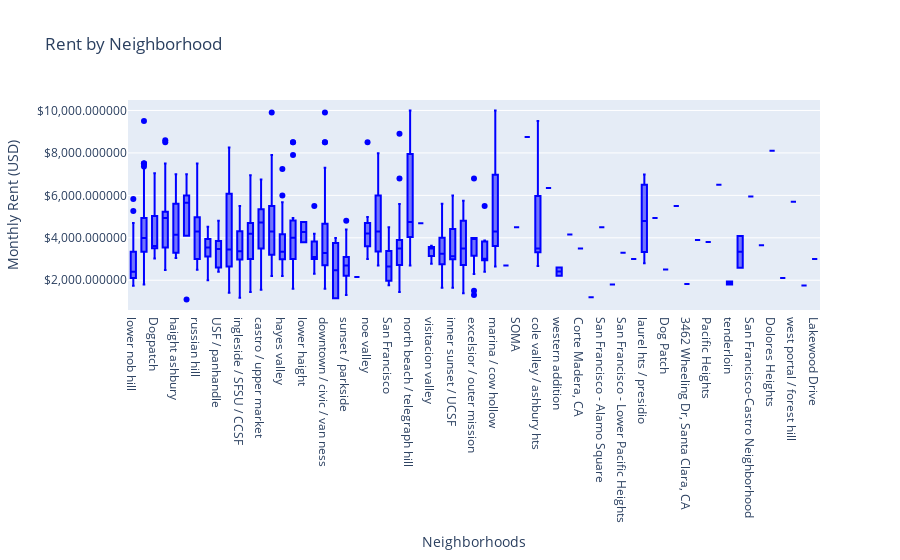

Notebook cell for this chart:
### Markdown cell above
The graph below illustrates the mean, median, upper as well as lower pricing bounds across all neighborhoods in the city. This is an essential graph that provides valuable context and clarity in the rental market. Examining the neighborhoods discussed earlier, we can observe that neighborhoods like: Russian Hill, Haight and Pacific heights contain listings with a mean rental prices greater than that of the San Francisco Market as a whole.

### Code cell
x = sf_cl_area['where']

trace0 = go.Box(
    y=sf_cl_area['price'],
    x=x,
    name='kale',
    marker=dict(
        color='blue'
    )
)

data = [trace0]

layout = go.Layout(
    
    title="Rent by Neighborhood",
    xaxis_title="Neighborhoods",
    yaxis_title="Monthly Rent (USD)",
    
    margin=dict( b=150),
    yaxis=dict(
        title='rental prices',
        tickformat="$1,f",
        zeroline=False
    ),
    boxmode='group',
    
)



fig = go.Figure(data=data, layout=layout)
iplot(fig)

### Figure 1 — Plotly figure (JSON) as saved in the notebook; plotly's stock layout.template omitted (floating-point values rounded to 4 significant figures; data arrays with more than 128 entries replaced by an {"elided": "..."} marker saying what was removed)
{"data": [{"marker": {"color": "blue"}, "name": "kale", "type": "box", "x": {"elided": "1008 str values"}, "y": {"elided": "1008 int values"}}], "layout": {"autosize": true, "boxmode": "group", "dragmode": "pan", "margin": {"b": 150}, "title": {"text": "Rent by Neighborhood"}, "xaxis": {"autorange": true, "range": [-0.5, 64.5], "showspikes": false, "title": {"text": "Neighborhoods"}, "type": "category"}, "yaxis": {"autorange": true, "range": [597.2, 10490.0], "showspikes": false, "tickformat": "$1,f", "title": {"text": "Monthly Rent (USD)"}, "type": "linear", "zeroline": false}}}
